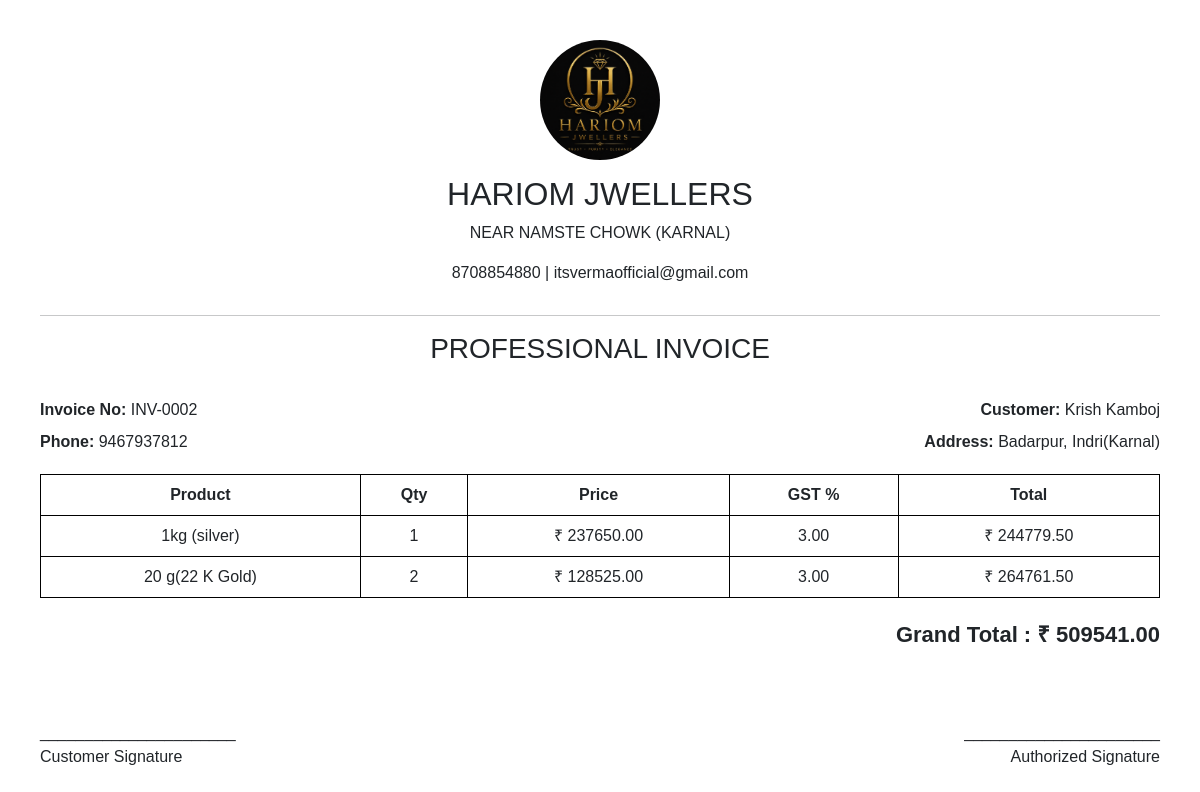
Screenshot of /invoice/print/2 (signed in) with the database file from the repository.
### models.py (models this page shows)
class Company(db.Model):
    __tablename__ = "company"
    id = db.Column(db.Integer, primary_key=True)
    user_id = db.Column(
        db.Integer,
        db.ForeignKey("users.id"),
        unique=True,
        nullable=False
    )
    company_name = db.Column(db.String(200), nullable=False)
    address = db.Column(db.Text)
    phone = db.Column(db.String(20))
    email = db.Column(db.String(150))
    website = db.Column(db.String(200))
    logo = db.Column(db.String(200), default="logo.png")

class Invoice(db.Model):
    __tablename__ = "invoices"
    id = db.Column(db.Integer, primary_key=True)
    user_id = db.Column(
        db.Integer,
        db.ForeignKey("users.id"),
        nullable=False
    )
    customer_name = db.Column(
        db.String(150),
        nullable=False
    )
    phone = db.Column(
        db.String(20),
        nullable=False
    )
    address = db.Column(
        db.Text,
        nullable=False
    )
    grand_total = db.Column(
        db.Float,
        default=0
    )
    items = db.relationship(
        "InvoiceItem",
        backref="invoice",
        cascade="all, delete-orphan",
        lazy=True
    )

class InvoiceItem(db.Model):
    __tablename__ = "invoice_items"
    id = db.Column(db.Integer, primary_key=True)
    invoice_id = db.Column(
        db.Integer,
        db.ForeignKey("invoices.id"),
        nullable=False
    )
    product = db.Column(
        db.String(200),
        nullable=False
    )
    quantity = db.Column(
        db.Integer,
        nullable=False
    )
    price = db.Column(
        db.Float,
        nullable=False
    )
    gst = db.Column(
        db.Float,
        default=18
    )
    total = db.Column(
        db.Float,
        nullable=False
    )

### app.py (the view, shortened to what this page needs)
@app.route("/invoice/print/<int:id>")
@login_required
def print_invoice(id):
    invoice = Invoice.query.filter_by(
        id=id,
        user_id=session["user_id"]
    ).first_or_404()
    company = get_current_company()
    return render_template(
        "print_invoice.html",
        invoice=invoice,
        company=company,
        items=invoice.items
    )

### app.py (called while the page is built, shortened)
def get_current_company():
    user_id = session.get("user_id")
    if not user_id:
        return None
    return Company.query.filter_by(
        user_id=user_id
    ).first()

def login_required(f):
    @wraps(f)
    def decorated_function(*args, **kwargs):
        return f(*args, **kwargs)
    return decorated_function

### templates/print_invoice.html (shortened to what this page needs)
<!DOCTYPE html>
<html>
<head>
    <link
        href="https://cdn.jsdelivr.net/npm/bootstrap@5.3.3/dist/css/bootstrap.min.css"
        rel="stylesheet">
</head>
<body onload="window.print()">
<div class="company">
{% if company.logo %}
<img
src="{{ url_for('static', filename='uploads/' + company.logo) }}"
alt="Company Logo"
style="width:120px;height:120px;border-radius:50%;margin-bottom:15px;">
{% endif %}
<h2>{{ company.company_name }}</h2>
<p>{{ company.address }}</p>
<p>
{{ company.phone }}
|
{{ company.email }}
</p>
</div>
<hr>
<h3 class="text-center">
    PROFESSIONAL INVOICE
</h3>
<br>
<div class="row">
    <div class="col-6">
        <strong>
            Invoice No:
        </strong>
        INV-{{ "%04d"|format(invoice.id) }}
    </div>
    <div class="col-6 text-end">
        <strong>
            Customer:
        </strong>
        {{ invoice.customer_name }}
    </div>
</div>
<div class="row mt-2">
    <div class="col-6">
        <strong>
            Phone:
        </strong>
        {{ invoice.phone }}
    </div>
    <div class="col-6 text-end">
        <strong>
            Address:
        </strong>
        {{ invoice.address }}
    </div>
</div>
<table>
    <thead>
        <tr>
            <th>Product</th>
            <th>Qty</th>
            <th>Price</th>
            <th>GST %</th>
            <th>Total</th>
        </tr>
    </thead>
    <tbody>
        {% for item in items %}
        <tr>
            <td>{{ item.product }}</td>
            <td>{{ item.quantity }}</td>
            <td>₹ {{ "%.2f"|format(item.price) }}</td>
            <td>{{ "%.2f"|format(item.gst) }}</td>
            <td>₹ {{ "%.2f"|format(item.total) }}</td>
        </tr>
        {% endfor %}
    </tbody>
</table>
<div class="total">
    Grand Total :
    ₹ {{ "%.2f"|format(invoice.grand_total) }}
</div>
<div class="row signature">
    <div class="col-6">
        ______________________
        <br>
        Customer Signature
    </div>
    <div class="col-6 text-end">
        ______________________
        <br>
        Authorized Signature
    </div>
</div>
</body>
</html>

### templates/print_invoice.html (style rules this page uses)
body { padding:40px; font-family:Arial,sans-serif; }
table { width:100%; border-collapse:collapse; margin-top:20px; }
table,th,td { border:1px solid #000; }
th,td { padding:8px; text-align:center; }
.company { text-align:center; margin-bottom:30px; }
.total { font-size:22px; font-weight:bold; margin-top:20px; text-align:right; }
.signature { margin-top:70px; }

### rows the page displays
Company: logo (picture), company_name "HARIOM JWELLERS", address "NEAR NAMSTE CHOWK (KARNAL)", phone "8708854880", email "itsvermaofficial@gmail.com"
Invoice: id "0002", customer_name "Krish Kamboj", phone "9467937812", address "Badarpur, Indri(Karnal)", grand_total "509541.00"
InvoiceItem: product "1kg (silver)", quantity "1", price "237650.00", gst "3.00", total "244779.50"
InvoiceItem: product "20 g(22 K Gold)", quantity "2", price "128525.00", gst "3.00", total "264761.50"
